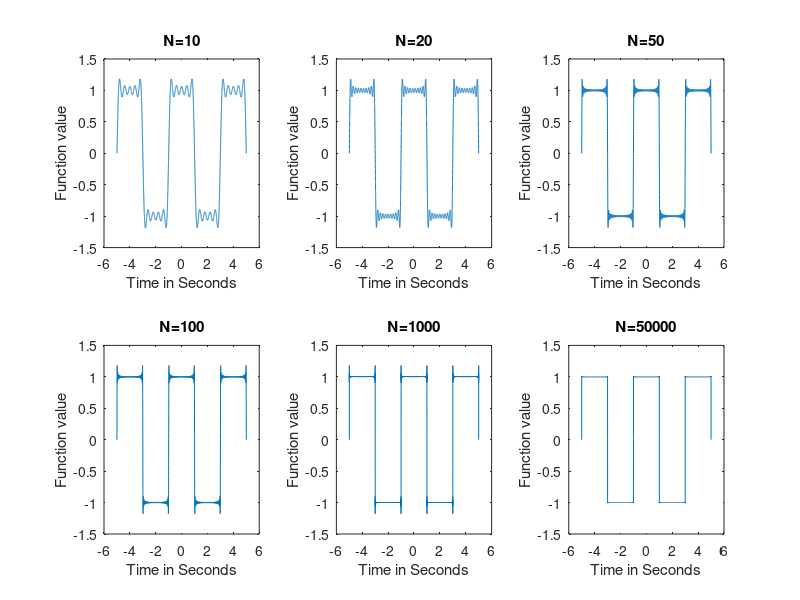

Here is the MATLAB script that generated this plot:
clc
clear all

subplot(2,3,1);
N=10;
t=-5:0.001:5;
f=0;
for n=1:2:N
    b=4/(n*pi)*sin((n*pi)/2);
    f=f+b*cos((n*pi*t)/2);
end

plot(t,f);      
xlabel('Time in Seconds');
ylabel('Function value');
title('N=10');

subplot(2,3,2);
N=20;
t=-5:0.001:5;
i=1;
f=0;
for n=1:N
    b=4/(n*pi)*sin((n*pi)/2);
    f=f+b*cos((n*pi*t)/2);
end

plot(t,f);      
xlabel('Time in Seconds');
ylabel('Function value');
title('N=20');

subplot(2,3,3);
N=50;
t=-5:0.001:5;
i=1;
f=0;
for n=1:N
    b=4/(n*pi)*sin((n*pi)/2);
    f=f+b*cos((n*pi*t)/2);
end

plot(t,f);      
xlabel('Time in Seconds');
ylabel('Function value');
title('N=50');

subplot(2,3,4);
N=100;
t=-5:0.001:5;
i=1;
f=0;
for n=1:N
    b=4/(n*pi)*sin((n*pi)/2);
    f=f+b*cos((n*pi*t)/2);
end

plot(t,f);      
xlabel('Time in Seconds');
ylabel('Function value');
title('N=100');

subplot(2,3,5);
N=1000;
t=-5:0.001:5;
i=1;
f=0;
for n=1:N
    b=4/(n*pi)*sin((n*pi)/2);
    f=f+b*cos((n*pi*t)/2);
end

plot(t,f);      
xlabel('Time in Seconds');
ylabel('Function value');
title('N=1000');

subplot(2,3,6);
N=50000;
t=-5:0.001:5;
i=1;
f=0;
for n=1:N
    b=4/(n*pi)*sin((n*pi)/2);
    f=f+b*cos((n*pi*t)/2);
end

plot(t,f);      
xlabel('Time in Seconds');
ylabel('Function value');
title('N=50000');
